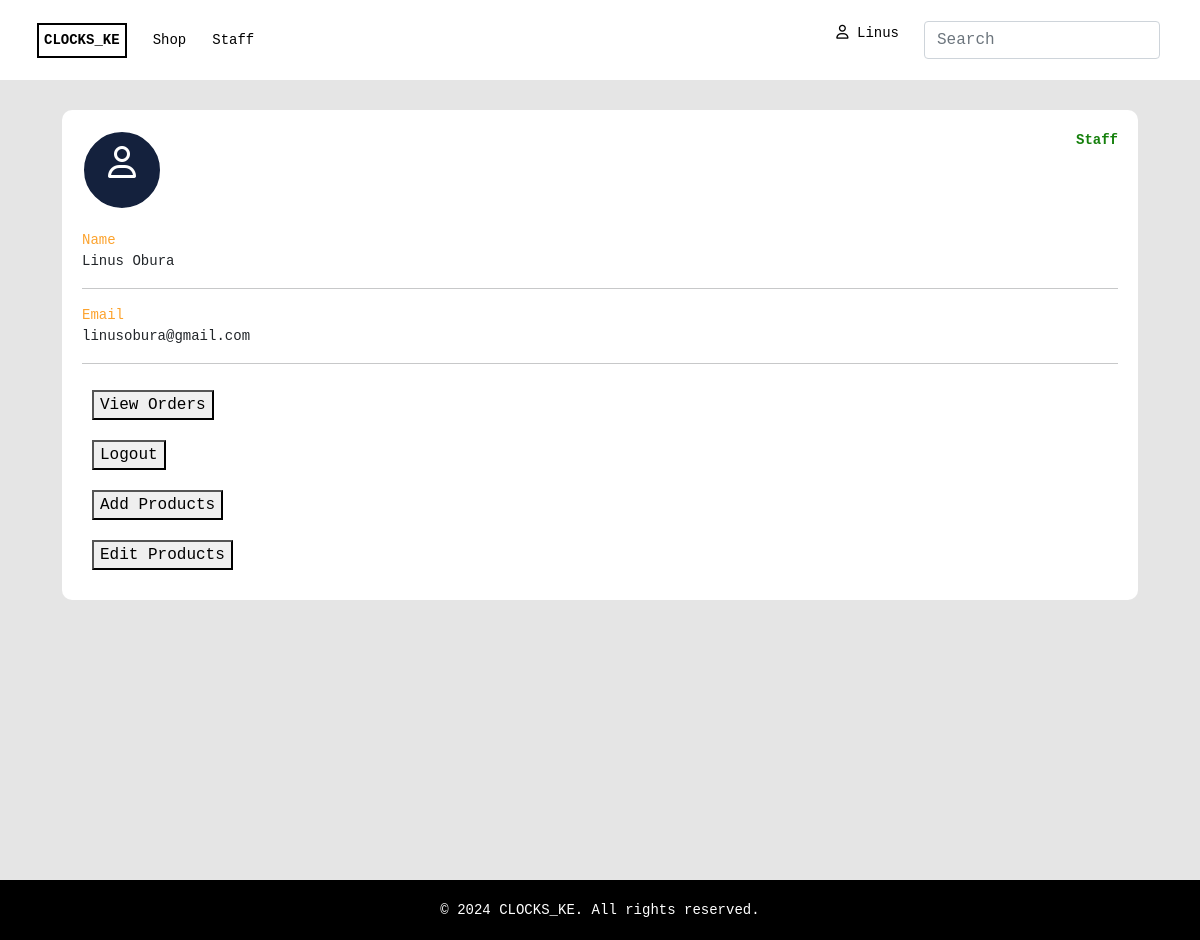
The page /profile (signed in) on the database its author committed.
### store/models.py (models this page shows)
class CustomUser(AbstractBaseUser, PermissionsMixin):
    email = models.EmailField(max_length=255, unique=True)
    first_name = models.CharField(max_length=255)
    last_name = models.CharField(max_length=255)
    is_active = models.BooleanField(default=True)
    is_staff = models.BooleanField(default=False)
    date_joined = models.DateTimeField(auto_now_add=True)
    objects = CustomUserManager()
    USERNAME_FIELD = 'email'
    REQUIRED_FIELDS = ['first_name', 'last_name']
    def __str__(self):
        return self.email

### store/views.py (the view)
# urls.py: path('profile', views.profile, name='profile'),
def profile(request):
    orders = []
    orderItems = []
    if request.user.is_authenticated:
        customer = request.user.customer
        try:
            orders = Order.objects.filter(
                customer=customer, complete=True).order_by('-date_ordered')
            for order in orders:
                orderItems = OrderItem.objects.filter(order=order)
        except Order.DoesNotExist:
            orders = ['No orders yet']
            orderItems = []
    if request.user.is_staff:
        context = allOrders()
    else:
        context = {'orders': orders, 'orderItems': orderItems}
    return render(request, 'store/profile.html', context)

### store/models.py (called while the page is built)
    @property
    def get_total(self):
        if self.product:
            return self.product_price * self.quantity
        else:
            return 0

### store/templates/store/profile.html (shortened to what this page needs)
{% extends 'store/index.html' %} {% block content %} {% load static %}
<link rel="stylesheet" href="{% static 'css/profile.css' %}" />
<section class="profile">
  <div class="container profile-container">
    <div class="row profile-row">
      <div class="col-md-12 profile-text profile-col">
        <div class="profile-info">
          <div id="profile-pic">
            <h2><i class="fa-regular fa-user" style="color: #ffffff"></i></h2>
          </div>
          {% if request.user.is_staff %}
          <p>Staff</p>
          {%endif%}
        </div>
        <p id="title">Name</p>
        <p>{{user.first_name}} {{user.last_name}}</p>
        <hr />
        <p id="title">Email</p>
        <p>{{user.email}}</p>
        <hr />
        <div class="profile-actions">
          <button id="view_orders">View Orders</button>
          <a class="logout" href="{% url 'logout'%}"><button id="logout">Logout</button></a>
          <button class="staff-button add-product hidden">Add Products</button>
          <button class="staff-button edit-products hidden">Edit Products</button>
        </div>
      </div>
    </div>
    <div class="row profile-row">
    </div>
    <div class="row profile-row">
    </div>
  </div>
</section>
{%endblock%}

### store/templates/store/index.html (shortened to what this page needs)
{% load static %}
<!DOCTYPE html>
<html lang="en">
<head>
  <link rel="stylesheet" href="{% static 'css/styles.css' %}" />
  <link rel="stylesheet" href="{% static 'css/shop.css' %}" />
  <link rel="stylesheet" href="{% static 'css/product.css' %}" />
  <link rel="stylesheet" href="{% static 'css/checkout.css' %}" />
  <link rel="stylesheet" href="{% static 'css/cart.css' %}" />
  <link rel="stylesheet" href="{% static 'css/signin.css' %}" />
  <link href="https://cdn.jsdelivr.net/npm/bootstrap@5.1.3/dist/css/bootstrap.min.css" rel="stylesheet"
 />
  <link rel="stylesheet" type="text/css"
    href="https://cdnjs.cloudflare.com/ajax/libs/toastr.js/latest/css/toastr.min.css" />
</head>
<body>
  <nav class="navbar custom-navbar navbar-expand-lg bg-body-tertiary">
    <div class="container-fluid">
      <a class="navbar-brand navbar-logo" href="{% url 'store' %}">CLOCKS_KE</a>
      <a class="nav-link" aria-current="page" href="{% url 'shop' %}">Shop</a>
      {% if user.is_staff %}
      <a href="{% url 'admin:index' %}" target="_blank">Staff</a>
      {% else %}
      <a href="{% url 'cart' %}">Cart({{order.get_cart_items}})</a>
      {% endif %}
      <div class="collapse navbar-collapse" id="navbarSupportedContent">
        <div class="end d-flex">
          <div class="user-profile ">
            {% if user.is_authenticated %}
            <a class="logout" href="{% url 'profile'%}">
              <i class="fa-regular fa-user"></i> <span class="d-none d-sm-inline">{{ user.first_name }}</span>
            </a>
            {% endif %}
          </div>
          <form class="d-flex" role="search">
            <input class="form-control me-2 search-input" type="search" placeholder="Search" aria-label="Search">
          </form>
        </div>
      </div>
    </div>
  </nav>
  {% block content %} {% endblock%}
  <section class="footer">
    <div class="footer-content">
      <p>© 2024 CLOCKS_KE. All rights reserved.</p>
    </div>
  </section>
</body>
</html>

### static/css/styles.css (style rules this page uses)
body { font-family: monospace !important; margin: 0; min-height: 100vh; display: flex; flex-direction: column; }
button { cursor: pointer; }
i { color: black; }
a { color: black !important; }
p { font-size: 14px !important; }
.navbar { position: sticky !important; top: 0 !important; z-index: 1000 !important; background-color: #ffffff !important; }
.custom-navbar { padding: 10px 20px; min-height: 80px; }
.navbar-logo { font-size: 10px; font-weight: bold; border: solid 2px black; padding: 5px; }
.navbar a { text-decoration: none; color: black; font-size: 14px; margin: 5px; }
.navbar .end { display: flex; flex-direction: row; gap: 20px; }
.search-input { height: fit-content !important; }
.footer { margin-top: auto; width: 100%; }
.footer-content { background-color: black; min-height: 60px; color: white; text-align: center; width: 100%; height: 2.5rem; }
.footer-content p { padding-top: 20px; margin: auto 0 auto 0; }

### static/css/profile.css (style rules this page uses)
.profile { background-color: #e5e5e5; display: flex; margin: 0; width: 100%; min-height: 100vh; }
.profile-row { padding: 20px; margin: 10px 0px; width: 100%; }
.profile-col { background-color: #ffffff; padding: 20px; border-radius: 10px; margin-bottom: 30px; min-width: fit-content; overflow-y: scroll; }
.profile-info { display: flex; justify-content: space-between; }
.profile-info p { color: #15800c; font-weight: 900; }
#profile-pic { display: flex; justify-content: center; align-items: center; background-color: #14213d; width: 80px; height: 80px; padding: 10px; border: 2px #ffffff solid; border-radius: 50%; margin-bottom: 20px; }
.profile-text #title { color: #fca32e; margin-bottom: 0px; }
.profile-actions { display: flex; flex-direction: column; }
.profile-actions button { margin: 10px; width: fit-content; }

### rows shown on the page
CustomUser: first_name "Linus", last_name "Obura", email "linusobura@gmail.com"
